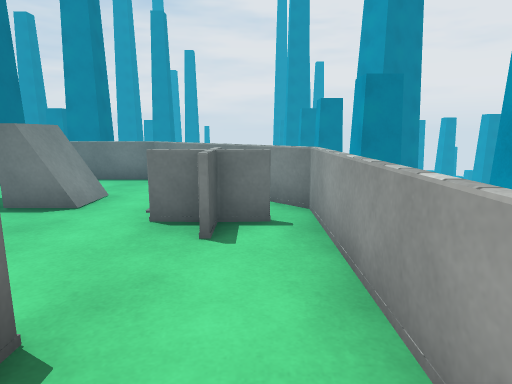
view 1 (above)

13 first-person views from a walk through a Unity game level. The camera is 1.3 m above the floor, tilts 10° down and sees 75° across. The floor is counted in squares, 1 m on a side. Each view is taken from the middle of a square. On the plan, view 1 faces up. The plan holds only what a view shows up to about 14 squares ahead; the rest is blank. The place goes on beyond the plan. The player is left out. Surface patterns are stand-ins for the level's own textures.

view 2
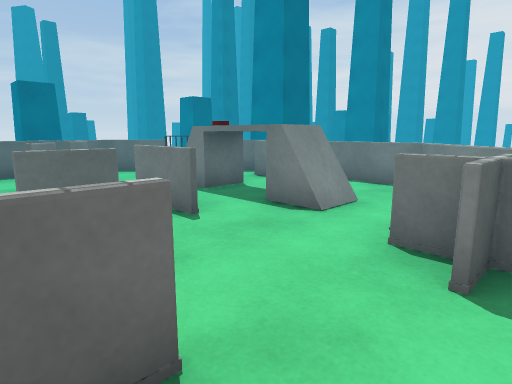

view 3
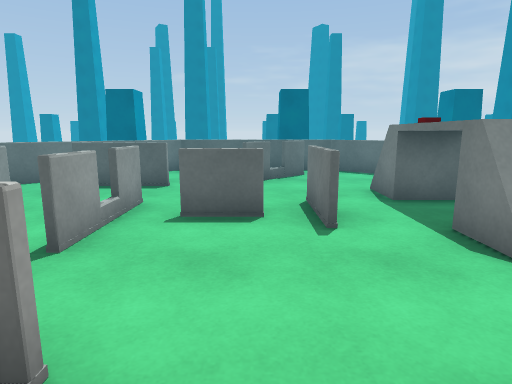

view 4
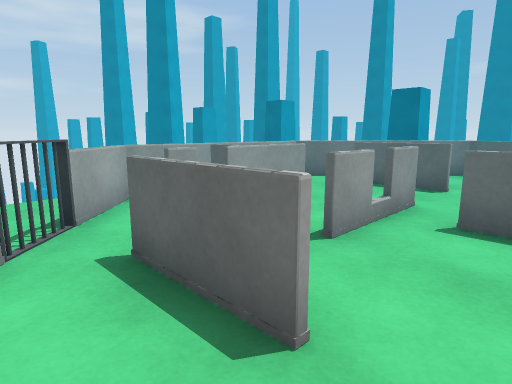

view 5
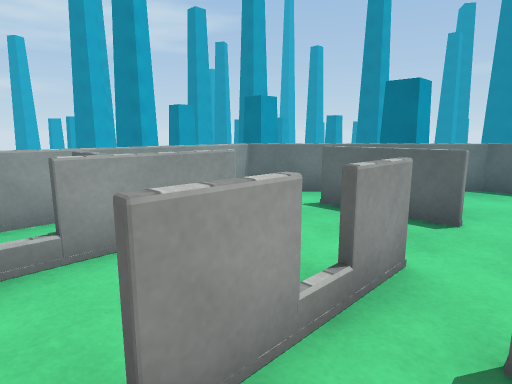

view 6
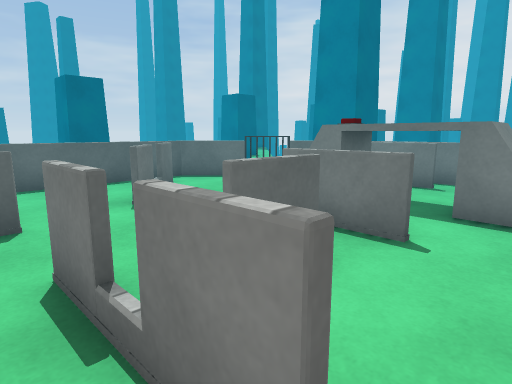

view 7
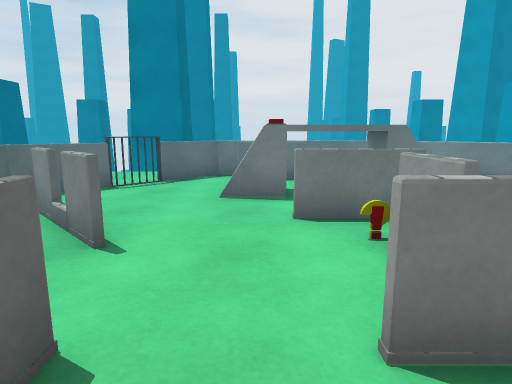

view 8
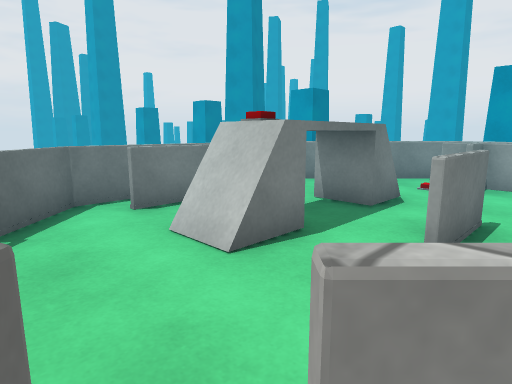

view 9
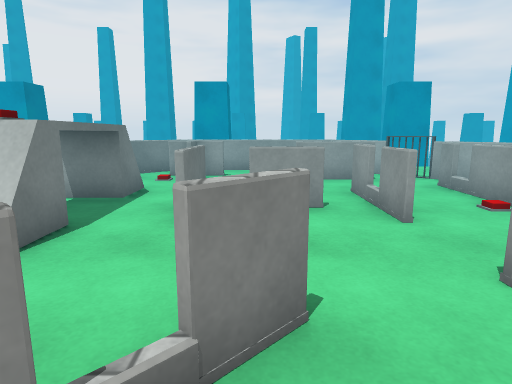

view 10
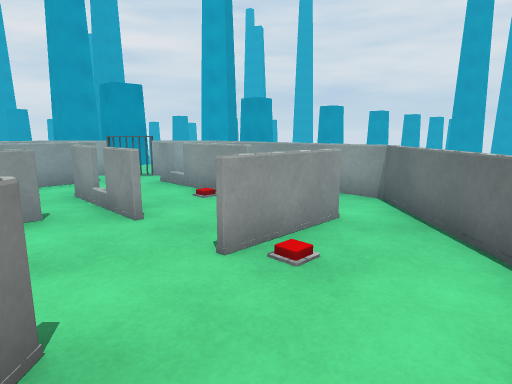

view 11
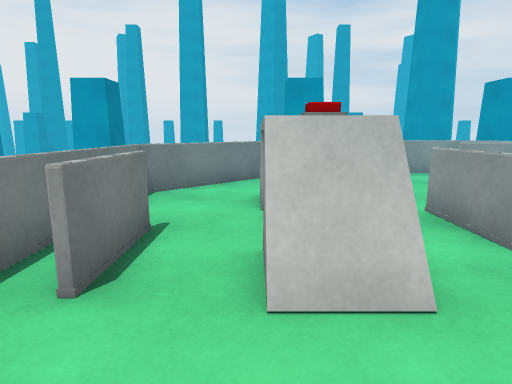

view 12
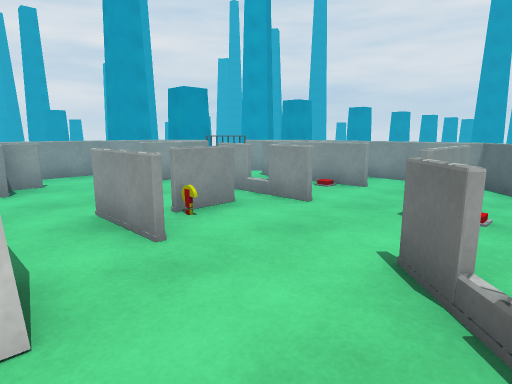

view 13
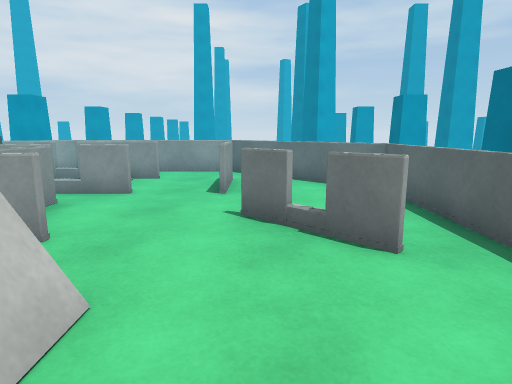

### Floor plan
Key: @ floor where view 1 was taken; # wall or solid block; x gap in a wall; . floor; = window, fence, low wall or low ledge; ^ raised ledge; O other object.
Columns run from 12 left of view 1 to 1 right of it. Each row starts with its distance up from view 1.
 10  .. ======
  9  ..=......=
  8  .#..==....=
  7  =...x^^^=..=
  6 =....OO^#=...=
  5 =..........=##
  4 =.#...==.....=
  3 =..=...x.....=
  2 =......x.....=
  1 =.....=#=.==.=
  0 =...=......=@=
 -1  =..=.......=
 -2   =...#=##.#.
 -3    =....##=..
 -4     ====##..

Where each view was taken, in squares from view 1:
view 1: 0 up, 0 right, facing up
view 2: 1 up, 0 right, facing up-left
view 3: 3 up, 0 right, facing left
view 4: 3 up, 0 right, facing down-left
view 5: 2 up, 3 left, facing down-left
view 6: 0 up, 3 left, facing up-left
view 7: 1 down, 7 left, facing up
view 8: 3 up, 10 left, facing up-right
view 9: 3 up, 11 left, facing right
view 10: 3 up, 11 left, facing down-right
view 11: 7 up, 10 left, facing right
view 12: 6 up, 10 left, facing down-right
view 13: 8 up, 9 left, facing down
